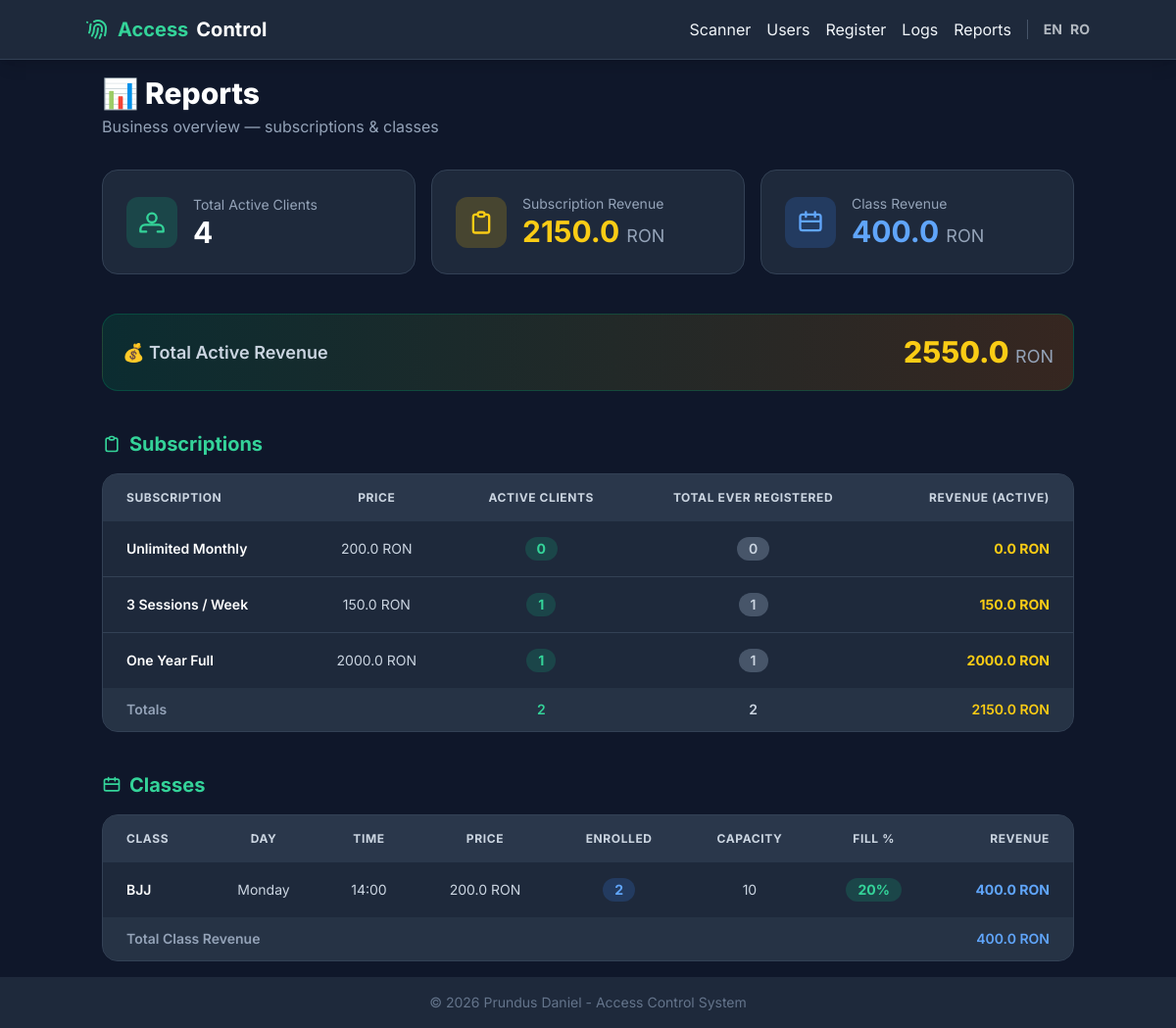
The page /reports on the database as committed earlier.
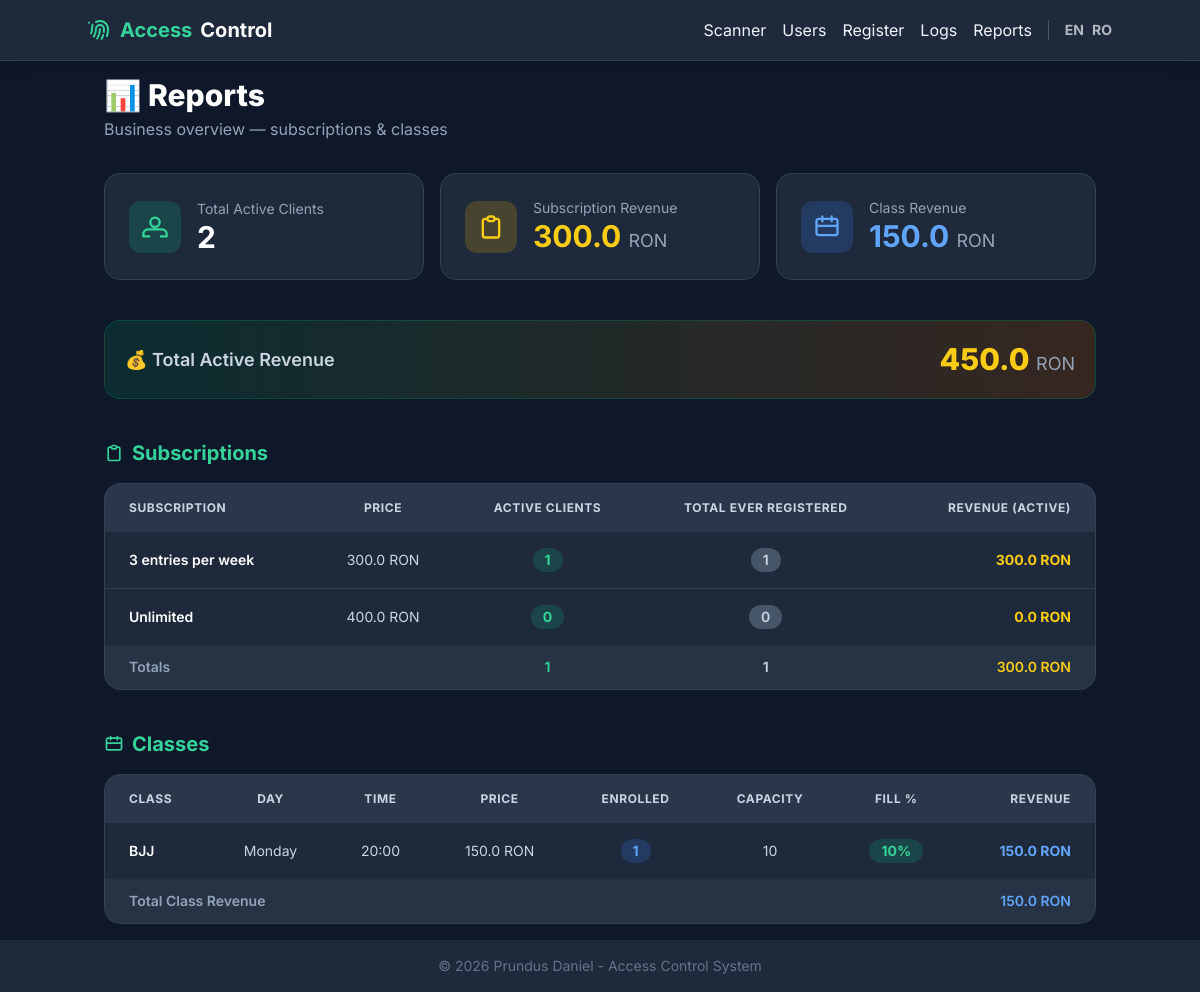
The same page on the database as committed later.
### database.py (models this page shows)
class SubscriptionType(db.Model):
    __tablename__ = 'subscription_types'
    id = db.Column(db.Integer, primary_key=True)
    name = db.Column(db.String, nullable=False)
    entries_per_week = db.Column(db.Integer)
    duration_days = db.Column(db.Integer, nullable=False)
    price = db.Column(db.Float, nullable=False)

class ClassSchedule(db.Model):
    __tablename__ = 'class_schedules'
    id = db.Column(db.Integer, primary_key=True)
    name = db.Column(db.String, nullable=False)
    day_of_week = db.Column(db.Integer, nullable=False) # 0=Monday, 6=Sunday
    start_time = db.Column(db.String(5), nullable=False) # Format: HH:MM
    capacity = db.Column(db.Integer)
    price = db.Column(db.Float, nullable=False, default=0.0)

### app.py (the view)
@app.route('/reports')
def reports():
    stats = database.get_report_stats()
    return render_template('reports.html', **stats)

### app.py (called while the page is built)
def get_locale():
    return session.get('lang', 'en')

### templates/reports.html (shortened to what this page needs)
{% extends "layout.html" %}
{% block content %}
<div class="mb-8">
    <h1 class="text-3xl font-extrabold text-white">📊 {{ _('Reports') }}</h1>
    <p class="text-slate-400 mt-1">{{ _('Business overview — subscriptions & classes') }}</p>
</div>
<div class="grid grid-cols-1 sm:grid-cols-2 lg:grid-cols-3 gap-4 mb-10">
    <div class="bg-slate-800 rounded-2xl p-6 border border-slate-700 flex items-center gap-4">
        <div class="bg-emerald-500/20 rounded-xl p-3">
            <svg xmlns="http://www.w3.org/2000/svg" class="h-7 w-7 text-emerald-400" fill="none" viewBox="0 0 24 24" stroke="currentColor">
                <path stroke-linecap="round" stroke-linejoin="round" stroke-width="2" d="M17 20h5v-2a4 4 0 00-4-4H6a4 4 0 00-4 4v2h5M12 12a4 4 0 100-8 4 4 0 000 8z"/>
            </svg>
        </div>
        <div>
            <p class="text-slate-400 text-sm">{{ _('Total Active Clients') }}</p>
            <p class="text-3xl font-bold text-white">{{ total_active_clients }}</p>
        </div>
    </div>
    <div class="bg-slate-800 rounded-2xl p-6 border border-slate-700 flex items-center gap-4">
        <div class="bg-yellow-500/20 rounded-xl p-3">
        </div>
        <div>
            <p class="text-slate-400 text-sm">{{ _('Subscription Revenue') }}</p>
            <p class="text-3xl font-bold text-yellow-400">{{ total_sub_revenue }} <span class="text-lg font-normal text-slate-400">RON</span></p>
        </div>
    </div>
    <div class="bg-slate-800 rounded-2xl p-6 border border-slate-700 flex items-center gap-4">
        <div class="bg-blue-500/20 rounded-xl p-3">
            <svg xmlns="http://www.w3.org/2000/svg" class="h-7 w-7 text-blue-400" fill="none" viewBox="0 0 24 24" stroke="currentColor">
                <path stroke-linecap="round" stroke-linejoin="round" stroke-width="2" d="M8 7V3M16 7V3M4 11h16M5 19h14a2 2 0 002-2V7a2 2 0 00-2-2H5a2 2 0 00-2 2v10a2 2 0 002 2z"/>
            </svg>
        </div>
        <div>
            <p class="text-slate-400 text-sm">{{ _('Class Revenue') }}</p>
            <p class="text-3xl font-bold text-blue-400">{{ total_class_revenue }} <span class="text-lg font-normal text-slate-400">RON</span></p>
        </div>
    </div>
</div>
<div class="bg-gradient-to-r from-emerald-900/40 to-yellow-900/40 border border-emerald-700/40 rounded-2xl p-5 mb-10 flex items-center justify-between">
    <span class="text-slate-300 font-semibold text-lg">💰 {{ _('Total Active Revenue') }}</span>
    <span class="text-3xl font-extrabold text-yellow-400">{{ total_active_revenue }} <span class="text-lg font-normal text-slate-400">RON</span></span>
</div>
<div class="mb-10">
    <h2 class="text-xl font-bold text-emerald-400 mb-4 flex items-center gap-2">
        <svg xmlns="http://www.w3.org/2000/svg" class="h-5 w-5" fill="none" viewBox="0 0 24 24" stroke="currentColor">
            <path stroke-linecap="round" stroke-linejoin="round" stroke-width="2" d="M9 5H7a2 2 0 00-2 2v12a2 2 0 002 2h10a2 2 0 002-2V7a2 2 0 00-2-2h-2M9 5a2 2 0 002 2h2a2 2 0 002-2M9 5a2 2 0 012-2h2a2 2 0 012 2"/>
        </svg>
        {{ _('Subscriptions') }}
    </h2>
    {% if subscription_stats %}
    <div class="bg-slate-800 rounded-2xl border border-slate-700 overflow-hidden">
        <table class="w-full text-sm">
            <thead class="bg-slate-700/60 text-slate-300 uppercase text-xs tracking-wider">
                <tr>
                    <th class="px-6 py-4 text-left">{{ _('Subscription') }}</th>
                    <th class="px-6 py-4 text-center">{{ _('Price') }}</th>
                    <th class="px-6 py-4 text-center">{{ _('Active Clients') }}</th>
                    <th class="px-6 py-4 text-center">{{ _('Total Ever Registered') }}</th>
                    <th class="px-6 py-4 text-right">{{ _('Revenue (Active)') }}</th>
                </tr>
            </thead>
            <tbody class="divide-y divide-slate-700">
                {% for s in subscription_stats %}
                <tr class="hover:bg-slate-700/40 transition">
                    <td class="px-6 py-4 font-semibold text-white">{{ s.name }}</td>
                    <td class="px-6 py-4 text-center text-slate-300">{{ s.price }} RON</td>
                    <td class="px-6 py-4 text-center">
                        <span class="inline-flex items-center justify-center bg-emerald-500/20 text-emerald-400 font-bold rounded-full px-3 py-0.5 text-sm">
                            {{ s.active_clients }}
                        </span>
                    </td>
                    <td class="px-6 py-4 text-center">
                        <span class="inline-flex items-center justify-center bg-slate-600 text-slate-300 font-semibold rounded-full px-3 py-0.5 text-sm">
                            {{ s.total_registered }}
                        </span>
                    </td>
                    <td class="px-6 py-4 text-right font-bold text-yellow-400">{{ s.revenue_active }} RON</td>
                </tr>
                {% endfor %}
            </tbody>
            <tfoot class="bg-slate-700/40 text-slate-300 font-semibold">
                <tr>
                    <td class="px-6 py-3 text-slate-400" colspan="2">{{ _('Totals') }}</td>
                    <td class="px-6 py-3 text-center text-emerald-400">{{ subscription_stats | sum(attribute='active_clients') }}</td>
                    <td class="px-6 py-3 text-center">{{ subscription_stats | sum(attribute='total_registered') }}</td>
                    <td class="px-6 py-3 text-right text-yellow-400">{{ total_sub_revenue }} RON</td>
                </tr>
            </tfoot>
        </table>
    </div>
    {% else %}
    <div class="bg-slate-800 rounded-2xl border border-slate-700 p-8 text-center text-slate-400">
        {{ _('No subscription types defined yet.') }}
    </div>
    {% endif %}
</div>
<div>
    <h2 class="text-xl font-bold text-emerald-400 mb-4 flex items-center gap-2">
        <svg xmlns="http://www.w3.org/2000/svg" class="h-5 w-5" fill="none" viewBox="0 0 24 24" stroke="currentColor">
            <path stroke-linecap="round" stroke-linejoin="round" stroke-width="2" d="M8 7V3M16 7V3M4 11h16M5 19h14a2 2 0 002-2V7a2 2 0 00-2-2H5a2 2 0 00-2 2v10a2 2 0 002 2z"/>
        </svg>
        {{ _('Classes') }}
    </h2>
    {% if class_stats %}
    <div class="bg-slate-800 rounded-2xl border border-slate-700 overflow-hidden">
        <table class="w-full text-sm">
            <thead class="bg-slate-700/60 text-slate-300 uppercase text-xs tracking-wider">
                <tr>
                    <th class="px-6 py-4 text-left">{{ _('Class') }}</th>
                    <th class="px-6 py-4 text-center">{{ _('Day') }}</th>
                    <th class="px-6 py-4 text-center">{{ _('Time') }}</th>
                    <th class="px-6 py-4 text-center">{{ _('Price') }}</th>
                    <th class="px-6 py-4 text-center">{{ _('Enrolled') }}</th>
                    <th class="px-6 py-4 text-center">{{ _('Capacity') }}</th>
                    <th class="px-6 py-4 text-center">{{ _('Fill') }} %</th>
                    <th class="px-6 py-4 text-right">{{ _('Revenue') }}</th>
                </tr>
            </thead>
            <tbody class="divide-y divide-slate-700">
                {% for c in class_stats %}
                <tr class="hover:bg-slate-700/40 transition">
                    <td class="px-6 py-4 font-semibold text-white">{{ c.name }}</td>
                    <td class="px-6 py-4 text-center text-slate-300">{{ _(c.day) }}</td>
                    <td class="px-6 py-4 text-center text-slate-300">{{ c.time }}</td>
                    <td class="px-6 py-4 text-center text-slate-300">{{ c.price }} RON</td>
                    <td class="px-6 py-4 text-center">
                        <span class="inline-flex items-center justify-center bg-blue-500/20 text-blue-400 font-bold rounded-full px-3 py-0.5 text-sm">
                            {{ c.enrolled }}
                        </span>
                    </td>
                    <td class="px-6 py-4 text-center text-slate-300">
                        {% if c.capacity > 0 %}{{ c.capacity }}{% else %}<span class="text-slate-500">—</span>{% endif %}
                    </td>
                    <td class="px-6 py-4 text-center">
                        {% if c.capacity > 0 %}
                            {% if c.fill_pct >= 90 %}
                                <span class="inline-block bg-red-500/20 text-red-400 font-bold rounded-full px-3 py-0.5 text-sm">{{ c.fill_pct }}%</span>
                            {% elif c.fill_pct >= 60 %}
                                <span class="inline-block bg-yellow-500/20 text-yellow-400 font-bold rounded-full px-3 py-0.5 text-sm">{{ c.fill_pct }}%</span>
                            {% else %}
                                <span class="inline-block bg-emerald-500/20 text-emerald-400 font-bold rounded-full px-3 py-0.5 text-sm">{{ c.fill_pct }}%</span>
                            {% endif %}
                        {% else %}
                            <span class="text-slate-500 text-sm">{{ _('No limit') }}</span>
                        {% endif %}
                    </td>
                    <td class="px-6 py-4 text-right font-bold text-blue-400">{{ c.revenue }} RON</td>
                </tr>
                {% endfor %}
            </tbody>
            <tfoot class="bg-slate-700/40 text-slate-300 font-semibold">
                <tr>
                    <td class="px-6 py-3 text-slate-400" colspan="7">{{ _('Total Class Revenue') }}</td>
                    <td class="px-6 py-3 text-right text-blue-400">{{ total_class_revenue }} RON</td>
                </tr>
            </tfoot>
        </table>
    </div>
    {% else %}
    <div class="bg-slate-800 rounded-2xl border border-slate-700 p-8 text-center text-slate-400">
        {{ _('No classes defined yet.') }}
    </div>
    {% endif %}
</div>
{% endblock %}

### templates/layout.html (shortened to what this page needs)
<!DOCTYPE html>
<html lang="en">
<head>
    <script src="https://cdn.tailwindcss.com"></script>
</head>
<body class="bg-slate-900 text-slate-100 min-h-screen flex flex-col">
    <nav class="bg-slate-800 p-4 shadow-lg border-b border-slate-700">
        <div class="container mx-auto flex justify-between items-center">
            <a href="/" class="text-xl font-bold text-emerald-400 flex items-center gap-2">
                Access<span class="text-white">Control</span>
            </a>
            <div class="space-x-4 flex items-center">
                <a href="/" class="hover:text-emerald-400 transition">{{ _('Scanner') }}</a>
                <a href="/users" class="hover:text-emerald-400 transition">{{ _('Users') }}</a>
                <a href="/register" class="hover:text-emerald-400 transition">{{ _('Register') }}</a>
                <a href="/admin" class="hover:text-emerald-400 transition">{{ _('Logs') }}</a>
                <a href="/reports" class="hover:text-emerald-400 transition">{{ _('Reports') }}</a>
                <div class="ml-4 pl-4 border-l border-slate-600 flex gap-2">
                    <a href="/setlang/en"
                        class="text-sm font-bold opacity-70 hover:opacity-100 hover:text-white transition">EN</a>
                    <a href="/setlang/ro"
                        class="text-sm font-bold opacity-70 hover:opacity-100 hover:text-white transition">RO</a>
                </div>
            </div>
        </div>
    </nav>
    <main class="container mx-auto p-4 flex-grow">
        {% block content %}{% endblock %}
    </main>
    <footer class="bg-slate-800 p-4 text-center text-slate-500 text-sm">
        &copy; 2026 Prundus Daniel - Access Control System
    </footer>
</body>
</html>

### templates/layout.html (style rules this page uses)
body { font-family: 'Inter', sans-serif; }

Rows that differ between the two databases and show on the page:
removed SubscriptionType: name "Unlimited Monthly", price "200.0", active_clients "0", total_registered "0", revenue_active "0.0"
removed SubscriptionType: name "3 Sessions / Week", price "150.0", active_clients "1", total_registered "1", revenue_active "150.0"
removed SubscriptionType: name "One Year Full", price "2000.0", active_clients "1", total_registered "1", revenue_active "2000.0"
added SubscriptionType: name "3 entries per week", price "300.0", active_clients "1", total_registered "1", revenue_active "300.0"
added SubscriptionType: name "Unlimited", price "400.0", active_clients "0", total_registered "0", revenue_active "0.0"
changed ClassSchedule "BJJ": time "14:00" → "20:00"; price "200.0" → "150.0"; enrolled "2" → "1"; fill_pct "20" → "10"; revenue "400.0" → "150.0"
Other text that changed with them:
{{ total_active_clients }}: "4" → "2"
{{ total_sub_revenue }}: "2150.0" → "300.0"
{{ total_class_revenue }}: "400.0" → "150.0"
{{ total_active_revenue }}: "2550.0" → "450.0"
{{ subscription_stats | sum(attribute='active_clients') }}: "2" → "1"
{{ subscription_stats | sum(attribute='total_registered') }}: "2" → "1"
